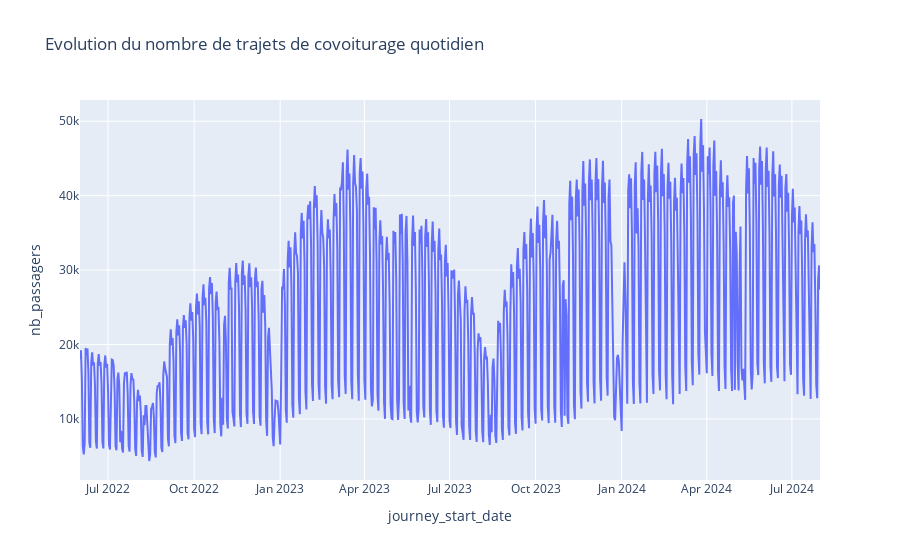

The notebook cell this image was saved under:
### Code cell
fig = px.line(df, x="journey_start_date", y="nb_passagers", title='Evolution du nombre de trajets de covoiturage quotidien (en utilisant une plateforme)')
fig.show()

### Figure 1 — Plotly figure (JSON) as saved in the notebook; plotly's stock layout.template omitted (floating-point values rounded to 4 significant figures; data arrays with more than 128 entries replaced by an {"elided": "..."} marker saying what was removed)
{"data": [{"hovertemplate": "journey_start_date=%{x}<br>nb_passagers=%{y}<extra></extra>", "legendgroup": "", "line": {"color": "#636efa", "dash": "solid"}, "marker": {"symbol": "circle"}, "mode": "lines", "name": "", "orientation": "v", "showlegend": false, "type": "scatter", "x": {"elided": "792 str values"}, "xaxis": "x", "y": {"elided": "792 int values"}, "yaxis": "y"}], "layout": {"legend": {"tracegroupgap": 0}, "title": {"text": "Evolution du nombre de trajets de covoiturage quotidien"}, "xaxis": {"anchor": "y", "domain": [0, 1], "title": {"text": "journey_start_date"}}, "yaxis": {"anchor": "x", "domain": [0, 1], "title": {"text": "nb_passagers"}}}}
